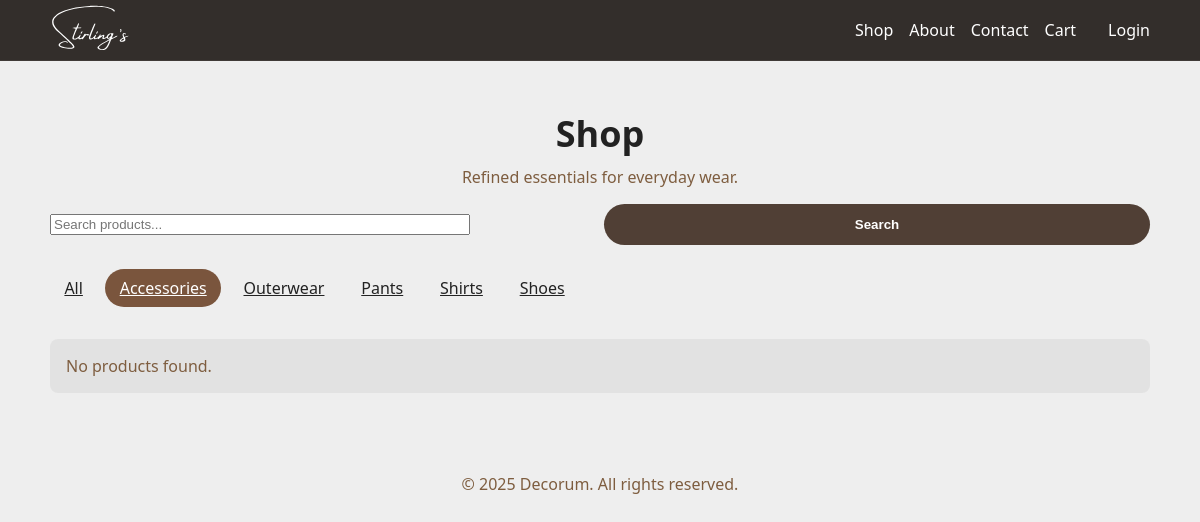
/products.php?cat=accessories, run on the app's committed database.
### tables this page shows
CREATE TABLE categories (
  id INT AUTO_INCREMENT PRIMARY KEY,
  name VARCHAR(100) NOT NULL UNIQUE,
  slug VARCHAR(100) NOT NULL UNIQUE,
  description TEXT,
  is_active TINYINT(1) NOT NULL DEFAULT 1,
  created_at DATETIME NOT NULL DEFAULT CURRENT_TIMESTAMP
);

### products.php (the view, shortened to what this page needs)
<?php
$q = isset($_GET['q']) ? trim($_GET['q']) : '';
$cat = isset($_GET['cat']) ? trim($_GET['cat']) : '';
$categories = [];
$conn = getDBConnection();
$cres = $conn->query("SELECT id, name, slug FROM categories WHERE is_active = 1 ORDER BY name");
if ($cres) {
  while ($row = $cres->fetch_assoc()) { $categories[] = $row; }
}
$params = [];
$types = '';
$where = ['p.is_active = 1'];
if ($cat !== '') {
  $where[] = 'c.slug = ?';
  $params[] = $cat;
  $types .= 's';
}
$sql = 'SELECT p.id, p.name, p.slug, p.price, p.image_filename, c.name AS category_name, c.slug AS category_slug
        FROM products p INNER JOIN categories c ON p.category_id = c.id
        WHERE ' . implode(' AND ', $where) . ' ORDER BY p.created_at DESC';
$stmt = $conn->prepare($sql);
if (!empty($params)) { $stmt->bind_param($types, ...$params); }
$stmt->execute();
$res = $stmt->get_result();
$products = $res ? $res->fetch_all(MYSQLI_ASSOC) : [];
require __DIR__ . '/partials/header.php';
?>
<main id="main">
  <section class="shop-hero container" aria-label="Shop">
    <h1 class="shop-title">Shop</h1>
    <p class="shop-subtitle">Refined essentials for everyday wear.</p>
    <form method="GET" action="products.php" class="form-row" style="margin-top:1rem; gap:.5rem; align-items:center;">
      <input type="search" name="q" value="<?php echo htmlspecialchars($q); ?>" placeholder="Search products..." style="flex:1; max-width:420px;">
      <button type="submit" class="btn-secondary">Search</button>
    </form>
  </section>
  <nav class="category-filter container" aria-label="Browse by category">
    <ul class="category-filter__list" role="tablist">
      <li role="presentation">
        <a class="category-filter__button<?php echo $cat === '' ? ' is-active' : ''; ?>" role="tab" aria-selected="<?php echo $cat === '' ? 'true' : 'false'; ?>" href="products.php<?php echo $q !== '' ? ('?q=' . urlencode($q)) : ''; ?>">All</a>
      </li>
<?php foreach ($categories as $c): ?>
      <li role="presentation">
        <a
          class="category-filter__button<?php echo $cat === $c['slug'] ? ' is-active' : ''; ?>"
          role="tab"
          aria-selected="<?php echo $cat === $c['slug'] ? 'true' : 'false'; ?>"
          href="products.php?cat=<?php echo urlencode($c['slug']); ?><?php echo $q !== '' ? ('&q=' . urlencode($q)) : ''; ?>"
        ><?php echo htmlspecialchars($c['name']); ?></a>
      </li>
<?php endforeach; ?>
    </ul>
  </nav>
  <section class="products container">
    <?php if (empty($products)): ?>
      <div class="notice" style="margin-top:.5rem;">No products found.</div>
    <?php endif; ?>
  </section>
</main>
<?php require __DIR__ . '/partials/footer.php'; ?>

### assets/css/main.css (style rules this page uses)
:root { --bg: #eeeeee; --card: #c2b099; --text: #222222; --muted: #7e5d3f; --orange-bright: #FA6000; --orange-light: #FFAB40; --orange-dark: #CF6523; --brown-1: #7A553D; --brown-2: #503F35; --brown-3: #332E2B; --nav-hover: var(--brown-3); }
body { margin: 0; font-family: system-ui, -apple-system, Segoe UI, Roboto, sans-serif; background: var(--bg); color: var(--text); align-items: center; justify-content: center; }
.container { width: min(1100px, 92vw); margin: 0 auto; }
.shop-hero { padding: 3rem 1rem 1rem; text-align: center; }
.shop-title { margin: 0; font-size: clamp(1.75rem, 3vw, 2.25rem); }
.shop-subtitle { margin: .5rem 0 0; color: var(--muted); }
.category-filter { padding: 1rem; }
.category-filter__list { list-style: none; display: flex; flex-wrap: wrap; gap: .5rem; margin: 0; padding: 0; }
.category-filter__button { appearance: none; border: none; background: transparent; color: var(--text); padding: .5rem .9rem; border-radius: 999px; cursor: pointer; transition: background-color .2s ease, color .2s ease, border-color .2s ease; }
.category-filter__button.is-active { background: var(--brown-1); color: #ffffff; border-color: transparent; }
.products { padding: 1rem; }
.form-row { display: grid; grid-template-columns: 1fr 1fr; gap: 1rem; }
:root { --success: #28a745; --error: #dc3545; }
.btn-secondary { display: inline-block; padding: .8rem 1.2rem; background: var(--brown-2); color: #ffffff; text-decoration: none; border-radius: 999px; font-weight: 600; border: none; cursor: pointer; transition: background-color .2s ease; }
.notice { padding: 1rem; background: rgba(0,0,0,.05); border-radius: .5rem; color: var(--muted); }

### data on the page
categories: name "Accessories"
categories: name "Outerwear"
categories: name "Pants"
categories: name "Shirts"
categories: name "Shoes"
